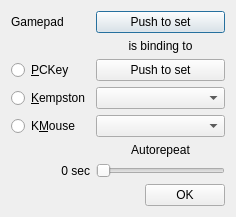
<?xml version="1.0" encoding="UTF-8"?>
<ui version="4.0">
 <class>PadBinder</class>
 <widget class="QDialog" name="PadBinder">
  <property name="windowModality">
   <enum>Qt::ApplicationModal</enum>
  </property>
  <property name="geometry">
   <rect>
    <x>0</x>
    <y>0</y>
    <width>236</width>
    <height>212</height>
   </rect>
  </property>
  <property name="sizePolicy">
   <sizepolicy hsizetype="Fixed" vsizetype="Fixed">
    <horstretch>0</horstretch>
    <verstretch>0</verstretch>
   </sizepolicy>
  </property>
  <property name="windowTitle">
   <string>Gamepad binder</string>
  </property>
  <property name="windowIcon">
   <iconset resource="../xpeccy.qrc">
    <normaloff>:/images/gamepad.png</normaloff>:/images/gamepad.png</iconset>
  </property>
  <property name="modal">
   <bool>true</bool>
  </property>
  <layout class="QVBoxLayout" name="verticalLayout">
   <item>
    <layout class="QGridLayout" name="gridLayout" columnstretch="0,10">
     <item row="0" column="1">
      <widget class="QPushButton" name="pbPadBind">
       <property name="text">
        <string>Push to set</string>
       </property>
       <property name="icon">
        <iconset resource="../xpeccy.qrc">
         <normaloff>:/images/gamepad.png</normaloff>:/images/gamepad.png</iconset>
       </property>
      </widget>
     </item>
     <item row="4" column="0">
      <widget class="QRadioButton" name="rbMouse">
       <property name="text">
        <string>K&amp;Mouse</string>
       </property>
       <attribute name="buttonGroup">
        <string notr="true">bgrDevType</string>
       </attribute>
      </widget>
     </item>
     <item row="4" column="1">
      <widget class="QComboBox" name="cbMouseList"/>
     </item>
     <item row="2" column="0">
      <widget class="QRadioButton" name="rbKey">
       <property name="text">
        <string>&amp;PCKey</string>
       </property>
       <attribute name="buttonGroup">
        <string notr="true">bgrDevType</string>
       </attribute>
      </widget>
     </item>
     <item row="5" column="1">
      <widget class="QLabel" name="label_2">
       <property name="text">
        <string>Autorepeat</string>
       </property>
       <property name="alignment">
        <set>Qt::AlignCenter</set>
       </property>
      </widget>
     </item>
     <item row="1" column="1">
      <widget class="QLabel" name="label_3">
       <property name="text">
        <string>is binding to</string>
       </property>
       <property name="alignment">
        <set>Qt::AlignCenter</set>
       </property>
      </widget>
     </item>
     <item row="2" column="1">
      <widget class="QPushButton" name="pbKeyBind">
       <property name="text">
        <string>Push to set</string>
       </property>
       <property name="icon">
        <iconset resource="../xpeccy.qrc">
         <normaloff>:/images/keyboard.png</normaloff>:/images/keyboard.png</iconset>
       </property>
      </widget>
     </item>
     <item row="3" column="1">
      <widget class="QComboBox" name="cbJoyList"/>
     </item>
     <item row="3" column="0">
      <widget class="QRadioButton" name="rbJoy">
       <property name="text">
        <string>&amp;Kempston</string>
       </property>
       <attribute name="buttonGroup">
        <string notr="true">bgrDevType</string>
       </attribute>
      </widget>
     </item>
     <item row="0" column="0">
      <widget class="QLabel" name="label">
       <property name="text">
        <string>Gamepad</string>
       </property>
      </widget>
     </item>
     <item row="6" column="0">
      <widget class="QLabel" name="pbRepLabel">
       <property name="text">
        <string>0 sec</string>
       </property>
       <property name="alignment">
        <set>Qt::AlignRight|Qt::AlignTrailing|Qt::AlignVCenter</set>
       </property>
      </widget>
     </item>
     <item row="6" column="1">
      <widget class="QSlider" name="pbRepSlider">
       <property name="maximum">
        <number>250</number>
       </property>
       <property name="orientation">
        <enum>Qt::Horizontal</enum>
       </property>
      </widget>
     </item>
    </layout>
   </item>
   <item>
    <layout class="QHBoxLayout" name="horizontalLayout">
     <item>
      <spacer name="horizontalSpacer">
       <property name="orientation">
        <enum>Qt::Horizontal</enum>
       </property>
       <property name="sizeHint" stdset="0">
        <size>
         <width>40</width>
         <height>20</height>
        </size>
       </property>
      </spacer>
     </item>
     <item>
      <widget class="QPushButton" name="pbOk">
       <property name="text">
        <string>OK</string>
       </property>
       <property name="icon">
        <iconset resource="../xpeccy.qrc">
         <normaloff>:/images/checkbox.png</normaloff>:/images/checkbox.png</iconset>
       </property>
      </widget>
     </item>
    </layout>
   </item>
  </layout>
 </widget>
 <resources>
  <include location="../xpeccy.qrc"/>
 </resources>
 <connections/>
 <buttongroups>
  <buttongroup name="bgrDevType"/>
 </buttongroups>
</ui>
